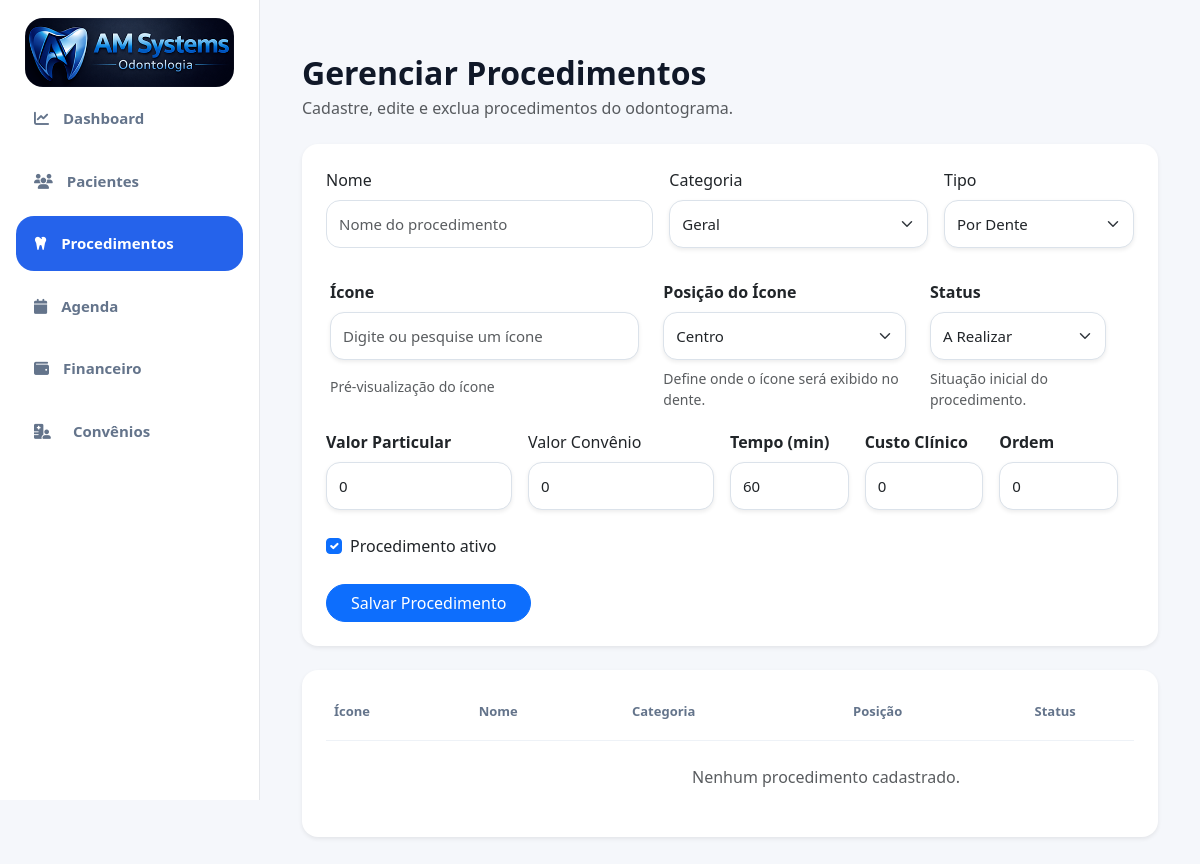
/procedimentos/ (signed in), run on an earlier commit of the app's database.
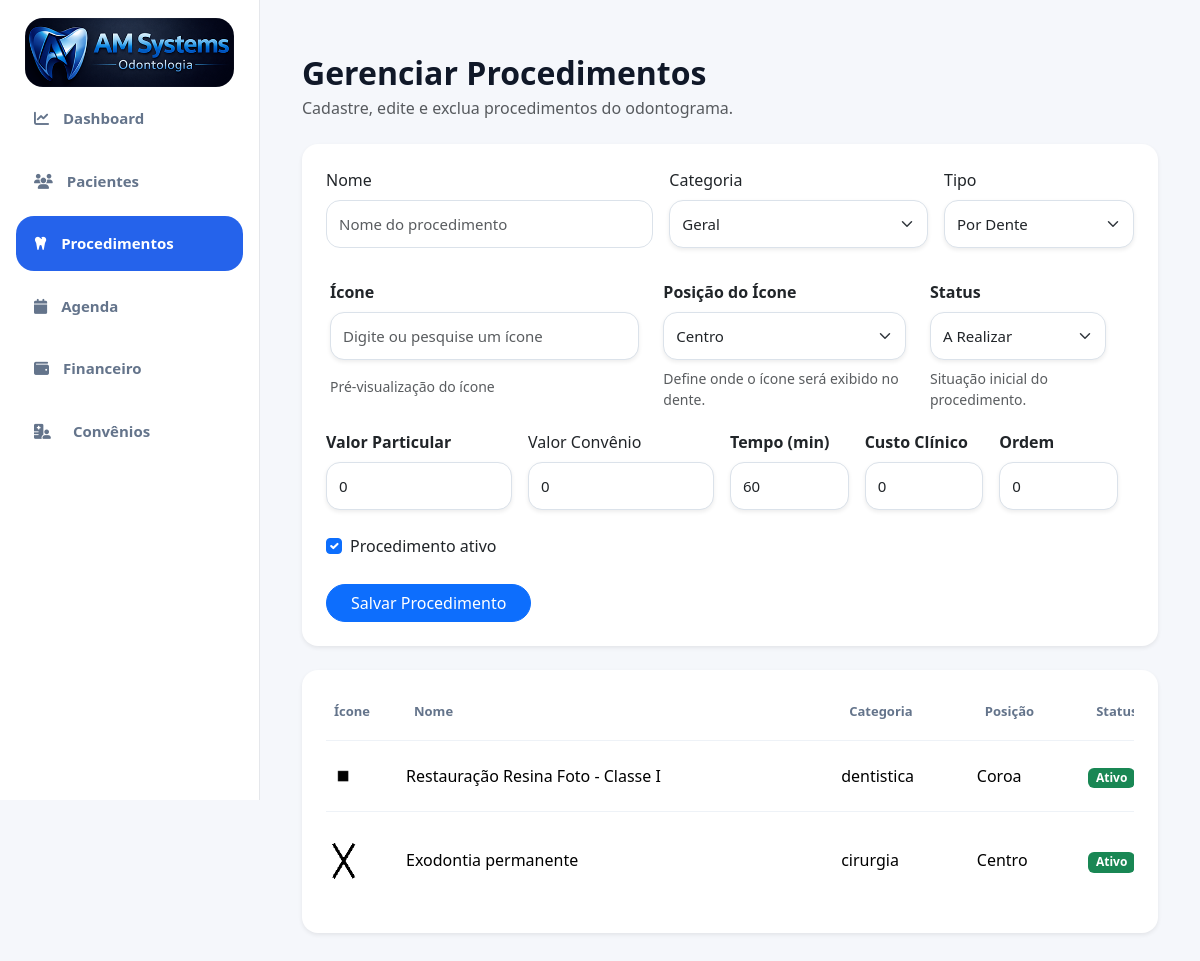
And on a later commit of the database.
### accounts/models.py (models this page shows, shortened)
class Procedimento(models.Model):
    CATEGORIAS = [
        ('dentistica', 'Dentística'),
        ('endodontia', 'Endodontia'),
        ('periodontia', 'Periodontia'),
        ('cirurgia', 'Cirurgia'),
        ('protese', 'Prótese'),
        ('implantodontia', 'Implantodontia'),
        ('ortodontia', 'Ortodontia'),
        ('geral', 'Geral')
    ]
    TIPOS = [
        ('dente', 'Por Dente'),
        ('hemiarcada', 'Hemi-Arcada'),
        ('geral', 'Geral'),
        ('cirurgia', 'Cirurgia')
    ]
    POSICOES = [
        ('coroa', 'Coroa'),
        ('raiz', 'Raiz'),
        ('oclusal', 'Oclusal'),
        ('vestibular', 'Vestibular'),
        ('lingual', 'Lingual'),
        ('centro', 'Centro')
    ]
    STATUS = [
        ('realizar', 'A Realizar'),
        ('andamento', 'Em Andamento'),
        ('realizado', 'Realizado'),
        ('cancelado', 'Cancelado'),
        ('reavaliar', 'Reavaliar')
    ]
    nome = models.CharField(
        max_length=255
    )
    categoria = models.CharField(
        max_length=100,
        choices=CATEGORIAS,
        default='geral'
    )
    tipo = models.CharField(
        max_length=50,
        choices=TIPOS,
        default='dente'
    )
    status = models.CharField(
        max_length=30,
        choices=STATUS,
        default='realizar'
    )
    icone = models.CharField(
        max_length=100,
        blank=True,
        null=True
    )
    posicao_icone = models.CharField(
        max_length=30,
        choices=POSICOES,
        default='centro'
    )
    valor_particular = models.DecimalField(
        max_digits=10,
        decimal_places=2,
        default=0
    )
    valor_convenio = models.DecimalField(
        max_digits=10,
        decimal_places=2,
        default=0,
        blank=True,
        null=True
    )
    tempo_estimado = models.IntegerField(
        default=60,
        help_text='Tempo em minutos'
    )
    custo_clinico = models.DecimalField(
        max_digits=10,
        decimal_places=2,
        default=0
    )
    ativo = models.BooleanField(
        default=True
    )
    ordem = models.IntegerField(
        default=0
    )
    criado_em = models.DateTimeField(
        auto_now_add=True
    )

### accounts/views.py (the view, shortened to what this page needs)
@login_required(login_url='/')
def procedimentos(request):
    procedimentos = Procedimento.objects.all().order_by(
        'ordem',
        'nome'
    )
    pasta_icones = os.path.join(
        settings.BASE_DIR,
        'static',
        'img',
        'procedimentos',
        'mini'
    )
    icones = []
    if os.path.exists(pasta_icones):
        icones = sorted([
            arquivo
            for arquivo in os.listdir(pasta_icones)
            if arquivo.lower().endswith((
                '.png',
                '.svg',
                '.webp',
                '.jpg',
                '.jpeg'
            ))
        ])
    print(pasta_icones)
    print(icones)
    form = ProcedimentoForm()
    context = {
        'form': form,
        'procedimentos': procedimentos,
        'icones': icones
    }
    return render(
        request,
        'accounts/procedimentos.html',
        context
    )

### accounts/templates/accounts/procedimentos.html (shortened to what the changed rows need)
{% extends 'accounts/base.html' %}
{% load static %}
{% block content %}
<div class="container-fluid py-4">
    <div class="d-flex justify-content-between align-items-center mb-4">
        <div>
            <h2 class="fw-bold mb-1">
                Gerenciar Procedimentos
            </h2>
        </div>
    </div>
<div class="card shadow-sm border-0 rounded-4">
    <div class="card-body p-4">
        <div class="table-responsive">
            <table class="table align-middle">
                <thead>
                    <tr>
                        <th>Ícone</th>
                        <th>Nome</th>
                        <th>Categoria</th>
                        <th>Posição</th>
                        <th>Status</th>
                    </tr>
                </thead>
                <tbody>
                    {% for procedimento in procedimentos %}
                    <tr>
                        <td width="80">
                            <img
                                src="{% static 'img/procedimentos/mini/' %}{{ procedimento.icone }}"
                                width="34"
                            >
                        </td>
                        <td>
                            {{ procedimento.nome }}
                        </td>
                        <td>
                            {{ procedimento.categoria }}
                        </td>
                        <td>
                            {{ procedimento.get_posicao_icone_display }}
                        </td>
                        <td>
                            {% if procedimento.ativo %}
                                <span class="badge bg-success">
                                    Ativo
                                </span>
                            {% else %}
                                <span class="badge bg-secondary">
                                    Inativo
                                </span>
                            {% endif %}
                        </td>
                    </tr>
                    {% empty %}
                    <tr>
                        <td colspan="6" class="text-center text-muted py-4">
                            Nenhum procedimento cadastrado.
                        </td>
                    </tr>
                    {% endfor %}
                </tbody>
            </table>
        </div>
    </div>
</div>
</div>
{% endblock %}

What changed in the data, as far as the page shows it:
added Procedimento: icone (picture), nome "Restauração Resina Foto - Classe I", categoria "dentistica", posicao_icone "Coroa", ativo "Ativo"
added Procedimento: icone (picture), nome "Exodontia permanente", categoria "cirurgia", posicao_icone "Centro", ativo "Ativo"
Also different on the page:
text no longer shown: "Nenhum procedimento cadastrado."
